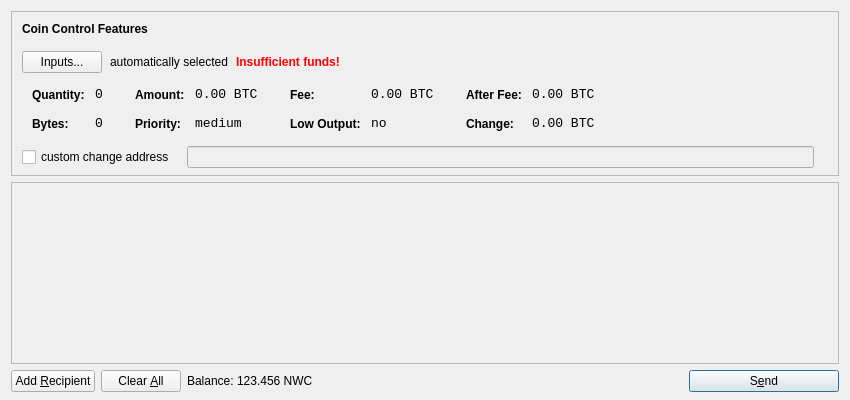
<?xml version="1.0" encoding="UTF-8"?>
<ui version="4.0">
 <class>SendCoinsDialog</class>
 <widget class="QDialog" name="SendCoinsDialog">
  <property name="geometry">
   <rect>
    <x>0</x>
    <y>0</y>
    <width>850</width>
    <height>400</height>
   </rect>
  </property>
  <property name="windowTitle">
   <string>Send Coins</string>
  </property>
  <layout class="QVBoxLayout" name="verticalLayout" stretch="0,1,0">
   <property name="bottomMargin">
    <number>8</number>
   </property>
   <item>
    <widget class="QFrame" name="frameCoinControl">
     <property name="sizePolicy">
      <sizepolicy hsizetype="Expanding" vsizetype="Expanding">
       <horstretch>0</horstretch>
       <verstretch>0</verstretch>
      </sizepolicy>
     </property>
     <property name="maximumSize">
      <size>
       <width>16777215</width>
       <height>16777215</height>
      </size>
     </property>
     <property name="frameShape">
      <enum>QFrame::StyledPanel</enum>
     </property>
     <property name="frameShadow">
      <enum>QFrame::Sunken</enum>
     </property>
     <layout class="QVBoxLayout" name="verticalLayoutCoinControl2">
      <property name="spacing">
       <number>-1</number>
      </property>
      <property name="leftMargin">
       <number>0</number>
      </property>
      <property name="topMargin">
       <number>0</number>
      </property>
      <property name="rightMargin">
       <number>0</number>
      </property>
      <property name="bottomMargin">
       <number>6</number>
      </property>
      <item>
       <layout class="QVBoxLayout" name="verticalLayoutCoinControl" stretch="0,0,0,0,1">
        <property name="spacing">
         <number>0</number>
        </property>
        <property name="leftMargin">
         <number>10</number>
        </property>
        <property name="topMargin">
         <number>10</number>
        </property>
        <item>
         <layout class="QHBoxLayout" name="horizontalLayoutCoinControl1">
          <property name="bottomMargin">
           <number>15</number>
          </property>
          <item>
           <widget class="QLabel" name="labelCoinControlFeatures">
            <property name="sizePolicy">
             <sizepolicy hsizetype="Preferred" vsizetype="Maximum">
              <horstretch>0</horstretch>
              <verstretch>0</verstretch>
             </sizepolicy>
            </property>
            <property name="font">
             <font>
              <weight>75</weight>
              <bold>true</bold>
             </font>
            </property>
            <property name="styleSheet">
             <string notr="true">font-weight:bold;</string>
            </property>
            <property name="text">
             <string>Coin Control Features</string>
            </property>
           </widget>
          </item>
         </layout>
        </item>
        <item>
         <layout class="QHBoxLayout" name="horizontalLayoutCoinControl2" stretch="0,0,0,0">
          <property name="spacing">
           <number>8</number>
          </property>
          <property name="bottomMargin">
           <number>10</number>
          </property>
          <item>
           <widget class="QPushButton" name="pushButtonCoinControl">
            <property name="styleSheet">
             <string notr="true"/>
            </property>
            <property name="text">
             <string>Inputs...</string>
            </property>
           </widget>
          </item>
          <item>
           <widget class="QLabel" name="labelCoinControlAutomaticallySelected">
            <property name="text">
             <string>automatically selected</string>
            </property>
            <property name="margin">
             <number>5</number>
            </property>
           </widget>
          </item>
          <item>
           <widget class="QLabel" name="labelCoinControlInsuffFunds">
            <property name="font">
             <font>
              <weight>75</weight>
              <bold>true</bold>
             </font>
            </property>
            <property name="styleSheet">
             <string notr="true">color:red;font-weight:bold;</string>
            </property>
            <property name="text">
             <string>Insufficient funds!</string>
            </property>
            <property name="margin">
             <number>5</number>
            </property>
           </widget>
          </item>
          <item>
           <spacer name="horizontalSpacerCoinControl">
            <property name="orientation">
             <enum>Qt::Horizontal</enum>
            </property>
            <property name="sizeHint" stdset="0">
             <size>
              <width>40</width>
              <height>1</height>
             </size>
            </property>
           </spacer>
          </item>
         </layout>
        </item>
        <item>
         <widget class="QWidget" name="widgetCoinControl" native="true">
          <property name="sizePolicy">
           <sizepolicy hsizetype="Preferred" vsizetype="Preferred">
            <horstretch>0</horstretch>
            <verstretch>0</verstretch>
           </sizepolicy>
          </property>
          <property name="minimumSize">
           <size>
            <width>0</width>
            <height>0</height>
           </size>
          </property>
          <property name="styleSheet">
           <string notr="true"/>
          </property>
          <layout class="QHBoxLayout" name="horizontalLayoutCoinControl5">
           <property name="margin">
            <number>0</number>
           </property>
           <item>
            <layout class="QHBoxLayout" name="horizontalLayoutCoinControl3" stretch="0,0,0,1">
             <property name="spacing">
              <number>20</number>
             </property>
             <property name="topMargin">
              <number>0</number>
             </property>
             <property name="bottomMargin">
              <number>10</number>
             </property>
             <item>
              <layout class="QFormLayout" name="formLayoutCoinControl1">
               <property name="horizontalSpacing">
                <number>10</number>
               </property>
               <property name="verticalSpacing">
                <number>14</number>
               </property>
               <property name="leftMargin">
                <number>10</number>
               </property>
               <property name="topMargin">
                <number>4</number>
               </property>
               <property name="rightMargin">
                <number>6</number>
               </property>
               <item row="0" column="0">
                <widget class="QLabel" name="labelCoinControlQuantityText">
                 <property name="styleSheet">
                  <string notr="true">font-weight:bold;</string>
                 </property>
                 <property name="text">
                  <string>Quantity:</string>
                 </property>
                 <property name="margin">
                  <number>0</number>
                 </property>
                </widget>
               </item>
               <item row="0" column="1">
                <widget class="QLabel" name="labelCoinControlQuantity">
                 <property name="font">
                  <font>
                   <family>Monospace</family>
                   <pointsize>10</pointsize>
                  </font>
                 </property>
                 <property name="cursor">
                  <cursorShape>IBeamCursor</cursorShape>
                 </property>
                 <property name="contextMenuPolicy">
                  <enum>Qt::ActionsContextMenu</enum>
                 </property>
                 <property name="text">
                  <string notr="true">0</string>
                 </property>
                 <property name="margin">
                  <number>0</number>
                 </property>
                 <property name="textInteractionFlags">
                  <set>Qt::LinksAccessibleByMouse|Qt::TextSelectableByKeyboard|Qt::TextSelectableByMouse</set>
                 </property>
                </widget>
               </item>
               <item row="1" column="0">
                <widget class="QLabel" name="labelCoinControlBytesText">
                 <property name="styleSheet">
                  <string notr="true">font-weight:bold;</string>
                 </property>
                 <property name="text">
                  <string>Bytes:</string>
                 </property>
                </widget>
               </item>
               <item row="1" column="1">
                <widget class="QLabel" name="labelCoinControlBytes">
                 <property name="font">
                  <font>
                   <family>Monospace</family>
                   <pointsize>10</pointsize>
                  </font>
                 </property>
                 <property name="cursor">
                  <cursorShape>IBeamCursor</cursorShape>
                 </property>
                 <property name="contextMenuPolicy">
                  <enum>Qt::ActionsContextMenu</enum>
                 </property>
                 <property name="text">
                  <string notr="true">0</string>
                 </property>
                 <property name="textInteractionFlags">
                  <set>Qt::LinksAccessibleByMouse|Qt::TextSelectableByKeyboard|Qt::TextSelectableByMouse</set>
                 </property>
                </widget>
               </item>
              </layout>
             </item>
             <item>
              <layout class="QFormLayout" name="formLayoutCoinControl2">
               <property name="horizontalSpacing">
                <number>10</number>
               </property>
               <property name="verticalSpacing">
                <number>14</number>
               </property>
               <property name="leftMargin">
                <number>6</number>
               </property>
               <property name="topMargin">
                <number>4</number>
               </property>
               <property name="rightMargin">
                <number>6</number>
               </property>
               <item row="0" column="0">
                <widget class="QLabel" name="labelCoinControlAmountText">
                 <property name="styleSheet">
                  <string notr="true">font-weight:bold;</string>
                 </property>
                 <property name="text">
                  <string>Amount:</string>
                 </property>
                 <property name="margin">
                  <number>0</number>
                 </property>
                </widget>
               </item>
               <item row="0" column="1">
                <widget class="QLabel" name="labelCoinControlAmount">
                 <property name="font">
                  <font>
                   <family>Monospace</family>
                   <pointsize>10</pointsize>
                  </font>
                 </property>
                 <property name="cursor">
                  <cursorShape>IBeamCursor</cursorShape>
                 </property>
                 <property name="contextMenuPolicy">
                  <enum>Qt::ActionsContextMenu</enum>
                 </property>
                 <property name="text">
                  <string notr="true">0.00 BTC</string>
                 </property>
                 <property name="textInteractionFlags">
                  <set>Qt::LinksAccessibleByMouse|Qt::TextSelectableByKeyboard|Qt::TextSelectableByMouse</set>
                 </property>
                </widget>
               </item>
               <item row="1" column="0">
                <widget class="QLabel" name="labelCoinControlPriorityText">
                 <property name="styleSheet">
                  <string notr="true">font-weight:bold;</string>
                 </property>
                 <property name="text">
                  <string>Priority:</string>
                 </property>
                </widget>
               </item>
               <item row="1" column="1">
                <widget class="QLabel" name="labelCoinControlPriority">
                 <property name="font">
                  <font>
                   <family>Monospace</family>
                   <pointsize>10</pointsize>
                  </font>
                 </property>
                 <property name="cursor">
                  <cursorShape>IBeamCursor</cursorShape>
                 </property>
                 <property name="contextMenuPolicy">
                  <enum>Qt::ActionsContextMenu</enum>
                 </property>
                 <property name="text">
                  <string>medium</string>
                 </property>
                 <property name="textInteractionFlags">
                  <set>Qt::LinksAccessibleByMouse|Qt::TextSelectableByKeyboard|Qt::TextSelectableByMouse</set>
                 </property>
                </widget>
               </item>
              </layout>
             </item>
             <item>
              <layout class="QFormLayout" name="formLayoutCoinControl3">
               <property name="horizontalSpacing">
                <number>10</number>
               </property>
               <property name="verticalSpacing">
                <number>14</number>
               </property>
               <property name="leftMargin">
                <number>6</number>
               </property>
               <property name="topMargin">
                <number>4</number>
               </property>
               <property name="rightMargin">
                <number>6</number>
               </property>
               <item row="0" column="0">
                <widget class="QLabel" name="labelCoinControlFeeText">
                 <property name="styleSheet">
                  <string notr="true">font-weight:bold;</string>
                 </property>
                 <property name="text">
                  <string>Fee:</string>
                 </property>
                 <property name="margin">
                  <number>0</number>
                 </property>
                </widget>
               </item>
               <item row="0" column="1">
                <widget class="QLabel" name="labelCoinControlFee">
                 <property name="font">
                  <font>
                   <family>Monospace</family>
                   <pointsize>10</pointsize>
                  </font>
                 </property>
                 <property name="cursor">
                  <cursorShape>IBeamCursor</cursorShape>
                 </property>
                 <property name="contextMenuPolicy">
                  <enum>Qt::ActionsContextMenu</enum>
                 </property>
                 <property name="text">
                  <string notr="true">0.00 BTC</string>
                 </property>
                 <property name="textInteractionFlags">
                  <set>Qt::LinksAccessibleByMouse|Qt::TextSelectableByKeyboard|Qt::TextSelectableByMouse</set>
                 </property>
                </widget>
               </item>
               <item row="1" column="0">
                <widget class="QLabel" name="labelCoinControlLowOutputText">
                 <property name="styleSheet">
                  <string notr="true">font-weight:bold;</string>
                 </property>
                 <property name="text">
                  <string>Low Output:</string>
                 </property>
                </widget>
               </item>
               <item row="1" column="1">
                <widget class="QLabel" name="labelCoinControlLowOutput">
                 <property name="font">
                  <font>
                   <family>Monospace</family>
                   <pointsize>10</pointsize>
                  </font>
                 </property>
                 <property name="cursor">
                  <cursorShape>IBeamCursor</cursorShape>
                 </property>
                 <property name="contextMenuPolicy">
                  <enum>Qt::ActionsContextMenu</enum>
                 </property>
                 <property name="text">
                  <string>no</string>
                 </property>
                 <property name="textInteractionFlags">
                  <set>Qt::LinksAccessibleByMouse|Qt::TextSelectableByKeyboard|Qt::TextSelectableByMouse</set>
                 </property>
                </widget>
               </item>
              </layout>
             </item>
             <item>
              <layout class="QFormLayout" name="formLayoutCoinControl4">
               <property name="horizontalSpacing">
                <number>10</number>
               </property>
               <property name="verticalSpacing">
                <number>14</number>
               </property>
               <property name="leftMargin">
                <number>6</number>
               </property>
               <property name="topMargin">
                <number>4</number>
               </property>
               <property name="rightMargin">
                <number>6</number>
               </property>
               <item row="0" column="0">
                <widget class="QLabel" name="labelCoinControlAfterFeeText">
                 <property name="styleSheet">
                  <string notr="true">font-weight:bold;</string>
                 </property>
                 <property name="text">
                  <string>After Fee:</string>
                 </property>
                 <property name="margin">
                  <number>0</number>
                 </property>
                </widget>
               </item>
               <item row="0" column="1">
                <widget class="QLabel" name="labelCoinControlAfterFee">
                 <property name="font">
                  <font>
                   <family>Monospace</family>
                   <pointsize>10</pointsize>
                  </font>
                 </property>
                 <property name="cursor">
                  <cursorShape>IBeamCursor</cursorShape>
                 </property>
                 <property name="contextMenuPolicy">
                  <enum>Qt::ActionsContextMenu</enum>
                 </property>
                 <property name="text">
                  <string notr="true">0.00 BTC</string>
                 </property>
                 <property name="textInteractionFlags">
                  <set>Qt::LinksAccessibleByMouse|Qt::TextSelectableByKeyboard|Qt::TextSelectableByMouse</set>
                 </property>
                </widget>
               </item>
               <item row="1" column="0">
                <widget class="QLabel" name="labelCoinControlChangeText">
                 <property name="styleSheet">
                  <string notr="true">font-weight:bold;</string>
                 </property>
                 <property name="text">
                  <string>Change:</string>
                 </property>
                </widget>
               </item>
               <item row="1" column="1">
                <widget class="QLabel" name="labelCoinControlChange">
                 <property name="font">
                  <font>
                   <family>Monospace</family>
                   <pointsize>10</pointsize>
                  </font>
                 </property>
                 <property name="cursor">
                  <cursorShape>IBeamCursor</cursorShape>
                 </property>
                 <property name="contextMenuPolicy">
                  <enum>Qt::ActionsContextMenu</enum>
                 </property>
                 <property name="text">
                  <string notr="true">0.00 BTC</string>
                 </property>
                 <property name="textInteractionFlags">
                  <set>Qt::LinksAccessibleByMouse|Qt::TextSelectableByKeyboard|Qt::TextSelectableByMouse</set>
                 </property>
                </widget>
               </item>
              </layout>
             </item>
            </layout>
           </item>
          </layout>
         </widget>
        </item>
        <item>
         <layout class="QHBoxLayout" name="horizontalLayoutCoinControl4" stretch="0,0,0">
          <property name="spacing">
           <number>12</number>
          </property>
          <property name="sizeConstraint">
           <enum>QLayout::SetDefaultConstraint</enum>
          </property>
          <property name="topMargin">
           <number>5</number>
          </property>
          <property name="rightMargin">
           <number>5</number>
          </property>
          <item>
           <widget class="QCheckBox" name="checkBoxCoinControlChange">
            <property name="text">
             <string>custom change address</string>
            </property>
           </widget>
          </item>
          <item>
           <widget class="QLineEdit" name="lineEditCoinControlChange">
            <property name="enabled">
             <bool>false</bool>
            </property>
            <property name="sizePolicy">
             <sizepolicy hsizetype="Expanding" vsizetype="Fixed">
              <horstretch>0</horstretch>
              <verstretch>0</verstretch>
             </sizepolicy>
            </property>
           </widget>
          </item>
          <item>
           <widget class="QLabel" name="labelCoinControlChangeLabel">
            <property name="sizePolicy">
             <sizepolicy hsizetype="Preferred" vsizetype="Expanding">
              <horstretch>0</horstretch>
              <verstretch>0</verstretch>
             </sizepolicy>
            </property>
            <property name="minimumSize">
             <size>
              <width>0</width>
              <height>0</height>
             </size>
            </property>
            <property name="text">
             <string/>
            </property>
            <property name="margin">
             <number>3</number>
            </property>
           </widget>
          </item>
         </layout>
        </item>
        <item>
         <spacer name="verticalSpacerCoinControl">
          <property name="orientation">
           <enum>Qt::Vertical</enum>
          </property>
          <property name="sizeHint" stdset="0">
           <size>
            <width>800</width>
            <height>1</height>
           </size>
          </property>
         </spacer>
        </item>
       </layout>
      </item>
     </layout>
    </widget>
   </item>
   <item>
    <widget class="QScrollArea" name="scrollArea">
     <property name="widgetResizable">
      <bool>true</bool>
     </property>
     <widget class="QWidget" name="scrollAreaWidgetContents">
      <property name="geometry">
       <rect>
        <x>0</x>
        <y>0</y>
        <width>830</width>
        <height>165</height>
       </rect>
      </property>
      <layout class="QVBoxLayout" name="verticalLayout_2">
       <property name="margin">
        <number>0</number>
       </property>
       <item>
        <layout class="QVBoxLayout" name="entries">
         <property name="spacing">
          <number>6</number>
         </property>
        </layout>
       </item>
       <item>
        <spacer name="verticalSpacer">
         <property name="orientation">
          <enum>Qt::Vertical</enum>
         </property>
         <property name="sizeHint" stdset="0">
          <size>
           <width>20</width>
           <height>40</height>
          </size>
         </property>
        </spacer>
       </item>
      </layout>
     </widget>
    </widget>
   </item>
   <item>
    <layout class="QHBoxLayout" name="horizontalLayout">
     <item>
      <widget class="QPushButton" name="addButton">
       <property name="toolTip">
        <string>Send to multiple recipients at once</string>
       </property>
       <property name="text">
        <string>Add &amp;Recipient</string>
       </property>
       <property name="icon">
        <iconset resource="../bitcoin.qrc">
         <normaloff>:/icons/add</normaloff>:/icons/add</iconset>
       </property>
       <property name="autoDefault">
        <bool>false</bool>
       </property>
      </widget>
     </item>
     <item>
      <widget class="QPushButton" name="clearButton">
       <property name="sizePolicy">
        <sizepolicy hsizetype="Minimum" vsizetype="Fixed">
         <horstretch>0</horstretch>
         <verstretch>0</verstretch>
        </sizepolicy>
       </property>
       <property name="toolTip">
        <string>Remove all transaction fields</string>
       </property>
       <property name="text">
        <string>Clear &amp;All</string>
       </property>
       <property name="icon">
        <iconset resource="../bitcoin.qrc">
         <normaloff>:/icons/remove</normaloff>:/icons/remove</iconset>
       </property>
       <property name="autoRepeatDelay">
        <number>300</number>
       </property>
       <property name="autoDefault">
        <bool>false</bool>
       </property>
      </widget>
     </item>
     <item>
      <layout class="QHBoxLayout" name="horizontalLayout_2">
       <property name="spacing">
        <number>3</number>
       </property>
       <item>
        <widget class="QLabel" name="label">
         <property name="text">
          <string>Balance:</string>
         </property>
        </widget>
       </item>
       <item>
        <widget class="QLabel" name="labelBalance">
         <property name="cursor">
          <cursorShape>IBeamCursor</cursorShape>
         </property>
         <property name="text">
          <string>123.456 NWC</string>
         </property>
         <property name="textInteractionFlags">
          <set>Qt::LinksAccessibleByMouse|Qt::TextSelectableByKeyboard|Qt::TextSelectableByMouse</set>
         </property>
        </widget>
       </item>
      </layout>
     </item>
     <item>
      <spacer name="horizontalSpacer">
       <property name="orientation">
        <enum>Qt::Horizontal</enum>
       </property>
       <property name="sizeHint" stdset="0">
        <size>
         <width>40</width>
         <height>20</height>
        </size>
       </property>
      </spacer>
     </item>
     <item>
      <widget class="QPushButton" name="sendButton">
       <property name="minimumSize">
        <size>
         <width>150</width>
         <height>0</height>
        </size>
       </property>
       <property name="toolTip">
        <string>Confirm the send action</string>
       </property>
       <property name="text">
        <string>S&amp;end</string>
       </property>
       <property name="icon">
        <iconset resource="../bitcoin.qrc">
         <normaloff>:/icons/send</normaloff>:/icons/send</iconset>
       </property>
       <property name="default">
        <bool>true</bool>
       </property>
      </widget>
     </item>
    </layout>
   </item>
  </layout>
 </widget>
 <resources>
  <include location="../bitcoin.qrc"/>
 </resources>
 <connections/>
</ui>
